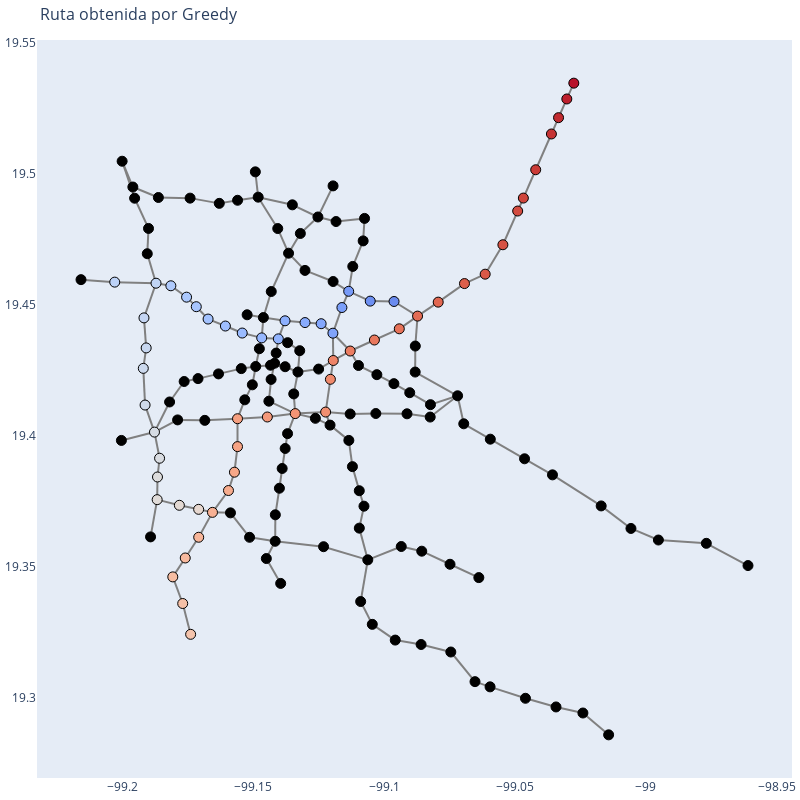

Notebook code for this chart:
### Markdown cell above
Visualizamos el grafo original del sistema de metro de la Ciudad de México con la ruta solución

### Code cell
NodesNames = list(metro_graph.nodes())
colors_nodes = len(NodesNames)*['rgba(0,0,0,1)']
for node in best_solution:
    colors_nodes[NodesNames.index(node)] = colors_tsp_path_greedy[node]

edge_trace = go.Scatter(
    x=edge_x, y=edge_y,
    line=dict(width=2, color='gray'),
    hoverinfo='none',
    mode='lines')

node_trace = go.Scatter(
    x=node_x, y=node_y,
    mode='markers',
    hoverinfo='text',
    text=node_text,
    textposition="top center",
    marker = dict(
        color = colors_nodes,
        size = 10,
        line = dict(
            color = "black",
            width = 1
        )        
    ),
    line_width=2)

fig = go.Figure(data=[edge_trace, node_trace],
                layout=go.Layout(
                    title='Ruta obtenida por Greedy',
                    titlefont_size=16,
                    showlegend=False,
                    hovermode='closest',
                    margin=dict(b=20, l=5, r=5, t=40),
                    annotations=[dict(
                        text="",
                        showarrow=False,
                        xref="paper", yref="paper")],
                    xaxis=dict(showgrid=False, zeroline=False),
                    yaxis=dict(showgrid=False, zeroline=False)))

fig.update_layout(
    autosize=False,
    width=800,
    height=800,
)

fig.show()

### Figure 1 — Plotly figure (JSON) as saved in the notebook; plotly's stock layout.template omitted (floating-point values rounded to 4 significant figures; data arrays with more than 128 entries replaced by an {"elided": "..."} marker saying what was removed)
{"data": [{"hoverinfo": "none", "line": {"color": "gray", "width": 2}, "mode": "lines", "type": "scatter", "x": {"elided": "549 float values"}, "y": {"elided": "549 float values"}}, {"hoverinfo": "text", "line": {"width": 2}, "marker": {"color": {"elided": "164 str values"}, "line": {"color": "black", "width": 1}, "size": 10}, "mode": "markers", "text": {"elided": "164 str values"}, "textposition": "top center", "type": "scatter", "x": {"elided": "164 float values"}, "y": {"elided": "164 float values"}}], "layout": {"annotations": [{"showarrow": false, "text": "", "xref": "paper", "yref": "paper"}], "autosize": false, "height": 800, "hovermode": "closest", "margin": {"b": 20, "l": 5, "r": 5, "t": 40}, "showlegend": false, "title": {"font": {"size": 16}, "text": "Ruta obtenida por Greedy"}, "width": 800, "xaxis": {"showgrid": false, "zeroline": false}, "yaxis": {"showgrid": false, "zeroline": false}}}
